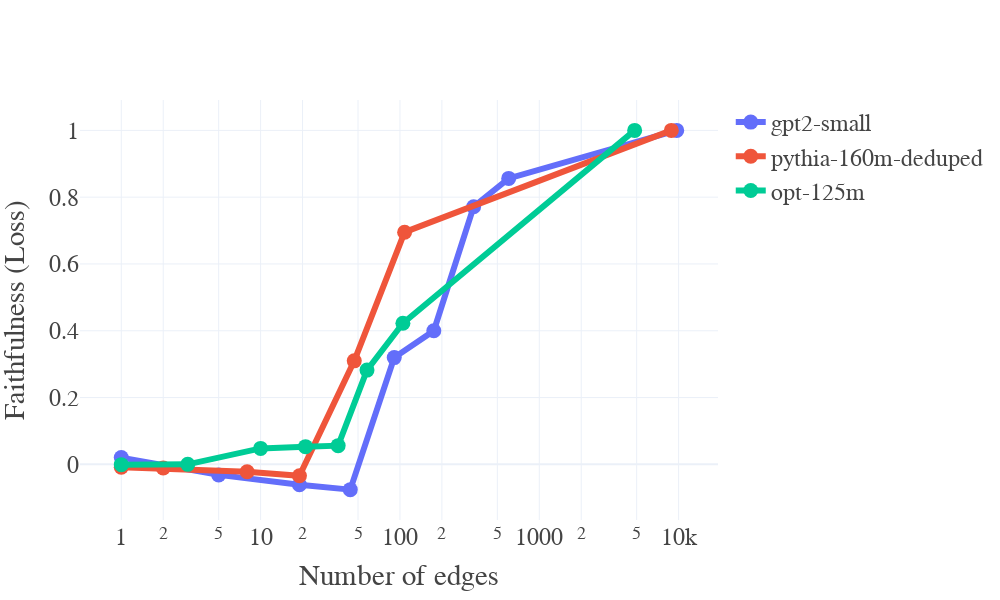

The cell this chart's notebook holds for it:
### Code cell
# Set default plotly font to Palatino
import plotly.io as pio

pio.templates.default = "plotly_white"
pio.templates[pio.templates.default].layout['font'] = dict(family='Palatino')

# For each model in results dict, line plot of faithfulness (logit difference) in same plotly plot
fig = go.Figure()

for model_name, results in results_dict_copy.items():
    fig.add_trace(go.Scatter(x=results['num_nodes'], y=results['faithfulness_scores_ld'], mode='lines+markers', name=model_name.split('/')[-1], line=dict(width=6), marker=dict(size=15)))

# Update layout
fig.update_layout(xaxis_title='Number of edges', yaxis_title='Faithfulness (Loss)', font=dict(size=24), plot_bgcolor='white', width=1000, height=600)

# X-axis log
fig.update_xaxes(type="log")

# Save as PDF
fig.write_image(f"../output/{task}/faithfulness_edge_all_models_{task}.pdf")

fig.show()

### Figure 1 — Plotly figure (JSON) as saved in the notebook; plotly's stock layout.template omitted (floating-point values rounded to 4 significant figures)
{"data": [{"line": {"width": 6}, "marker": {"size": 15}, "mode": "lines+markers", "name": "gpt2-small", "type": "scatter", "x": [9691, 603, 338, 175, 91, 44, 19, 5, 1], "y": [1, 0.8562, 0.7715, 0.4001, 0.3196, -0.07569, -0.06122, -0.03154, 0.02023]}, {"line": {"width": 6}, "marker": {"size": 15}, "mode": "lines+markers", "name": "pythia-160m-deduped", "type": "scatter", "x": [8865, 108, 47, 19, 8, 2, 1], "y": [1, 0.6951, 0.31, -0.03434, -0.02222, -0.0111, -0.008775]}, {"line": {"width": 6}, "marker": {"size": 15}, "mode": "lines+markers", "name": "opt-125m", "type": "scatter", "x": [4836, 105, 58, 36, 21, 10, 3, 1], "y": [1, 0.4224, 0.2822, 0.05604, 0.05298, 0.04777, -4.513e-05, -0.0009604]}], "layout": {"font": {"size": 24}, "height": 600, "plot_bgcolor": "white", "width": 1000, "xaxis": {"title": {"text": "Number of edges"}, "type": "log"}, "yaxis": {"title": {"text": "Faithfulness (Loss)"}}}}
